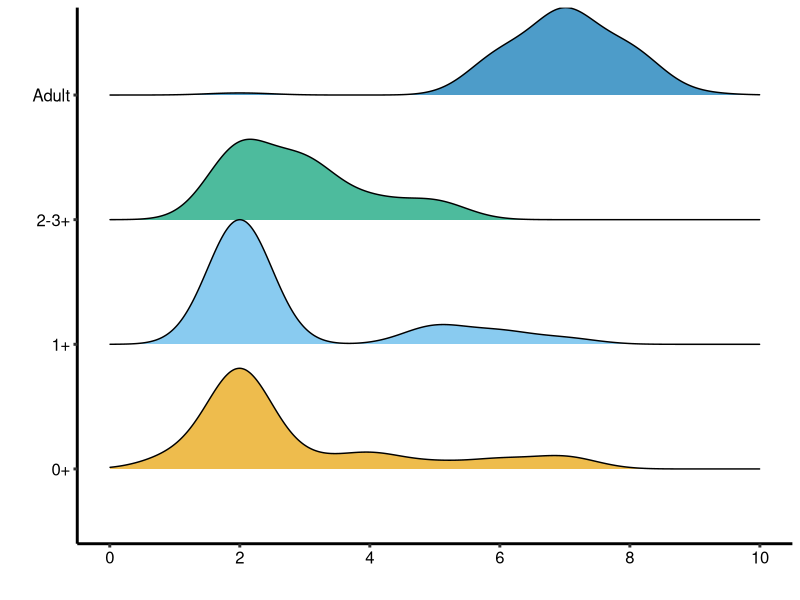
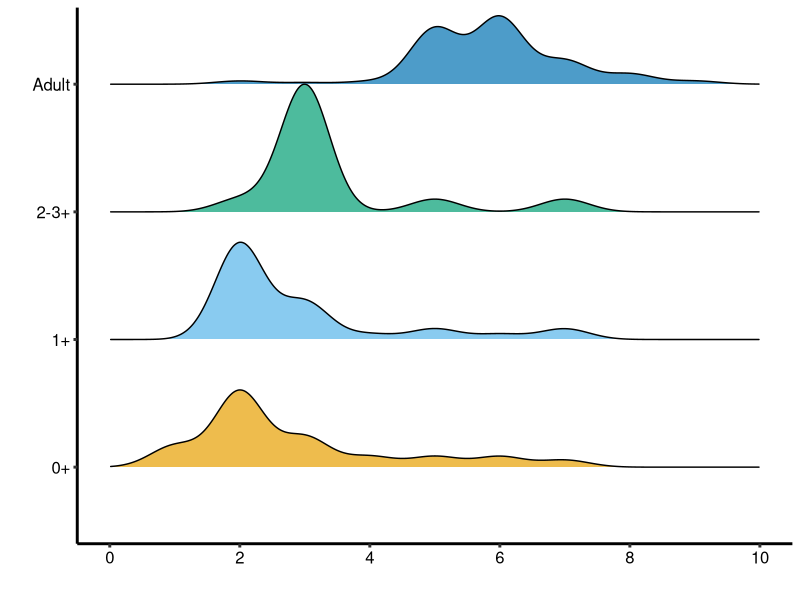
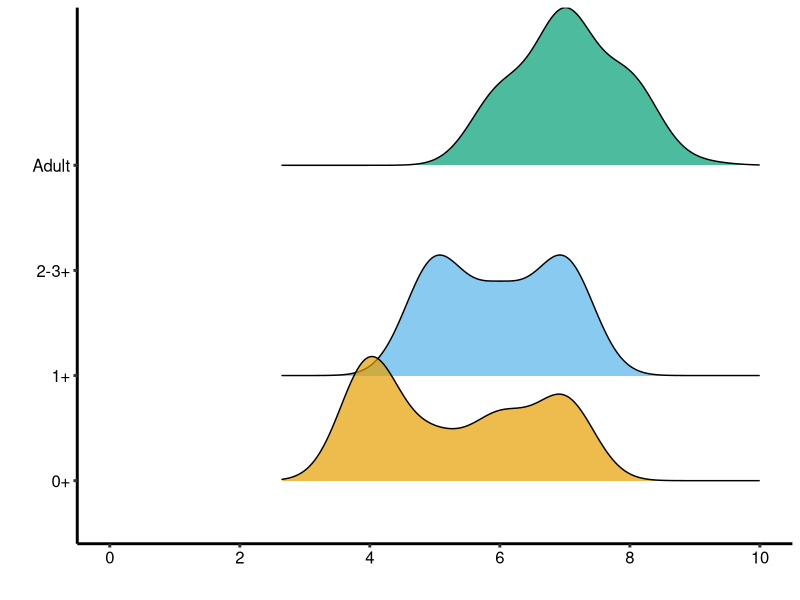
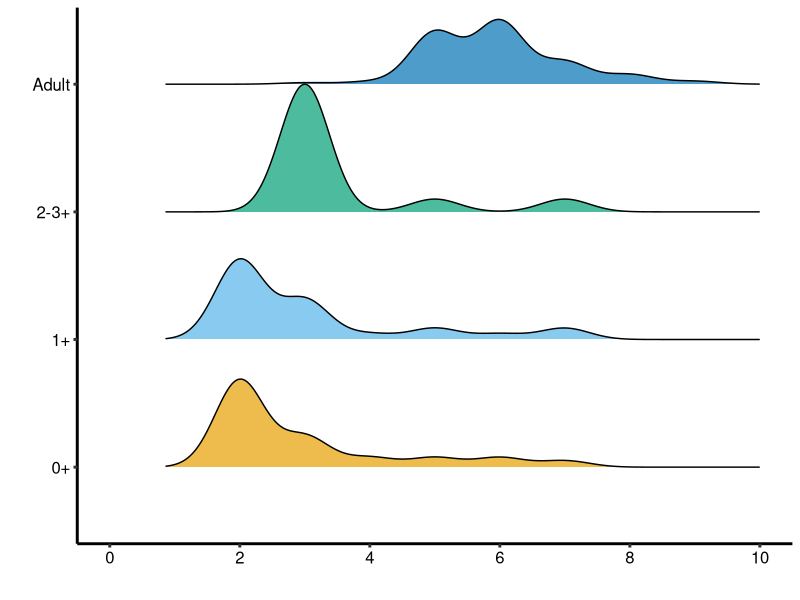
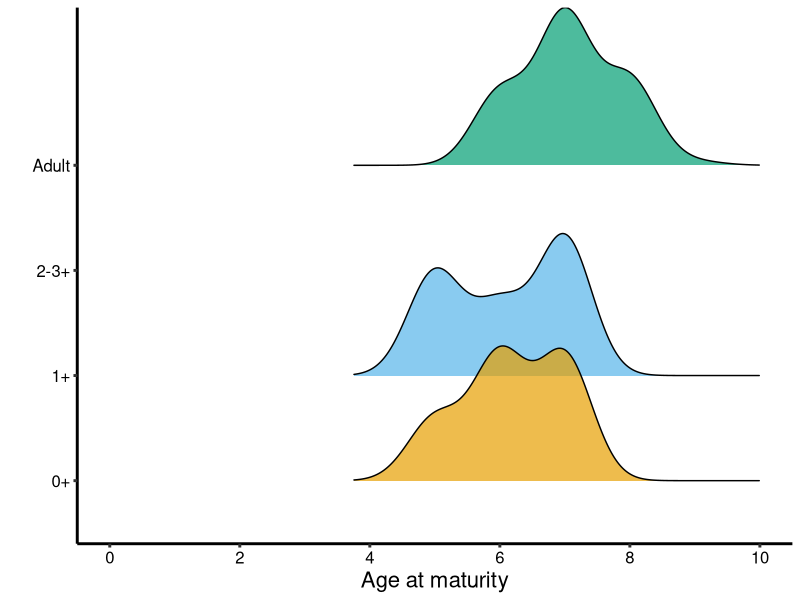
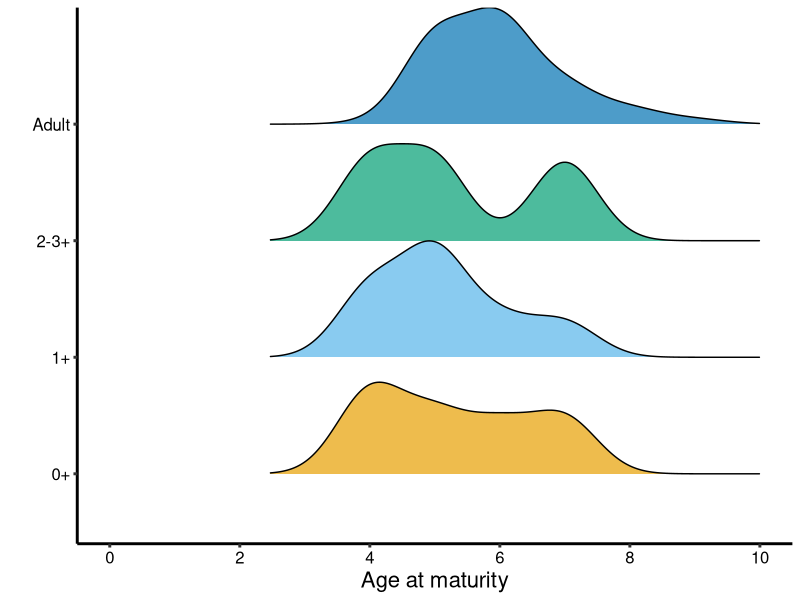
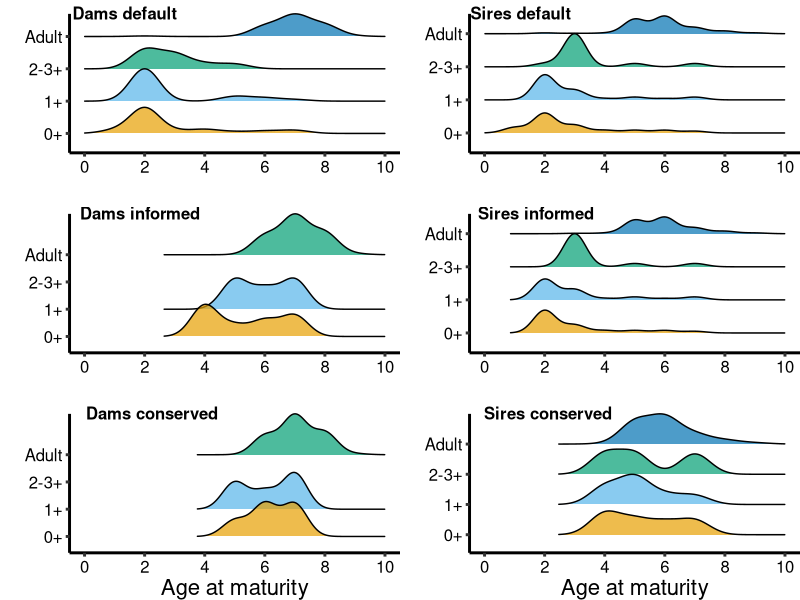

R code for these plots, in order: (Note: this script raises an error after producing the figures.)
#parentage dataset comparisons
#default = all age difference priors as estimated by sequoia
#informed = priors for age gap of 0 and 1 for males, and 0, 1, 2 and 3 for females set to 0
#conservative = all priors less than 0.1 set to zero, to exclude all of the most improbable relationships

####packages####
library (tidyverse)
library (ggridges)
library (cowplot)

####data####
Uts_cohort_SNP_default <- read.csv("Data/Uts_cohort_SNP_default_11.02.22.csv")
Uts_cohort_SNP_informed <- read.csv("Data/Uts_cohort_SNP_informed_11.02.22.csv")
Uts_cohort_SNP_conserved <- read.csv("Data/Uts_cohort_SNP_cons_11.02.22.csv")


#colorblind palette
cbPalette <- c("#E69F00", "#56B4E9", "#009E73", "#0072B2", "#D55E00", "#CC79A7","#999999", "#F0E442")

####count data
#how many unique sires and dams as parents? (default dataset)
Uts_cohort_SNP_default %>%
  select(ID, sex, type, n.offspring) %>%
  group_by(sex, type) %>%
  summarise(count = n_distinct(ID))

#how many unique sires and dams as parents? (informed dataset)
Uts_cohort_SNP_informed %>%
  select(ID, sex, type, n.offspring) %>%
  group_by(sex, type) %>%
  summarise(count = n_distinct(ID))

#how many unique sires and dams as parents? (conserved dataset)
Uts_cohort_SNP_conserved %>%
  select(ID, sex, type, n.offspring) %>%
  group_by(sex, type) %>%
  summarise(count = n_distinct(ID))

#how many offspring assigned to sires and dams? (default dataset)
Uts_cohort_SNP_default %>%
  select(ID, sex, type, n.offspring) %>%
  group_by(sex, type) %>%
  tally(n.offspring)

#how many offspring assigned to sires and dams? (informed dataset)
Uts_cohort_SNP_informed %>%
  select(ID, sex, type, n.offspring) %>%
  group_by(sex, type) %>%
  tally(n.offspring)

#how many offspring assigned to sires and dams? (conserved dataset)
Uts_cohort_SNP_conserved %>%
  select(ID, sex, type, n.offspring) %>%
  group_by(sex, type) %>%
  tally(n.offspring)

####ridgelineplot of age at maturity####
#Uts default 21.06.18
#calculate ageatmaturity
Uts_cohort_default <- Uts_cohort_SNP_default %>%
    mutate(ageatmaturity = firstcohort - birthyear.int) 

#select age at maturity for distinct dams
Uts_cohort_default_dams <- Uts_cohort_default %>%
  filter(sex == "dam") %>%
  distinct(ID, class.cor, ageatmaturity) 

#make ridgelineplot
Histo.default_dams <- ggplot(data=Uts_cohort_default_dams, aes(x=ageatmaturity, y=class.cor)) +
  geom_density_ridges(aes(fill = class.cor), scale = 1, alpha = 0.7) +
  scale_fill_manual(values = cbPalette) +
  labs(x="", y="", fill="") + 
  scale_x_continuous(limits = c(0,10), breaks = c(0, 2, 4, 6, 8, 10)) +
  theme(legend.position = "none") +
  theme(plot.title=element_text(size=24, hjust=-0.5)) +
  theme(axis.title.x = element_text(size=16)) +  theme(axis.text.x = element_text(size=12, color="black")) +
  theme(axis.title.y = element_text(size=16, vjust=1, angle = 90)) +  theme(axis.text.y = element_text(size=12, color="black")) +
  theme(axis.line = element_line(size = 1)) + theme(axis.ticks = element_line(size=1)) +
  theme(axis.line = element_line(colour = "black"),
        panel.grid.major = element_blank(),
        panel.grid.minor = element_blank(),
        panel.border = element_blank(),
        panel.background = element_blank()) 

#show historgram
Histo.default_dams

#select age at maturity for distinct males
Uts_cohort_default_sires <- Uts_cohort_default %>%
  filter(sex == "sire") %>%
  distinct(ID, class.cor, ageatmaturity) 

#make ridgelineplot
Histo.default_sires <- ggplot(data=Uts_cohort_default_sires, aes(x=ageatmaturity, y=class.cor)) +
  geom_density_ridges(aes(fill = class.cor), scale = 1, alpha = 0.7) +
  scale_fill_manual(values = cbPalette) +
  labs(x="", y="", fill="") + 
  scale_x_continuous(limits = c(0,10), breaks = c(0, 2, 4, 6, 8, 10)) +
  theme(legend.position = "none") +
  theme(plot.title=element_text(size=24, hjust=-0.5)) +
  theme(axis.title.x = element_text(size=16)) +  theme(axis.text.x = element_text(size=12, color="black")) +
  theme(axis.title.y = element_text(size=16, vjust=1, angle = 90)) +  theme(axis.text.y = element_text(size=12, color="black")) +
  theme(axis.line = element_line(size = 1)) + theme(axis.ticks = element_line(size=1)) +
  theme(axis.line = element_line(colour = "black"),
        panel.grid.major = element_blank(),
        panel.grid.minor = element_blank(),
        panel.border = element_blank(),
        panel.background = element_blank()) 

#show histogram
Histo.default_sires 

#Uts informed 21.06.18
#calculate ageatmaturity
Uts_cohort_informed2 <- Uts_cohort_SNP_informed %>%
  mutate(ageatmaturity = firstcohort - birthyear.int) 

#select age at maturity for distinct dams
Uts_cohort_informed2_dams <- Uts_cohort_informed2 %>%
  filter(sex == "dam") %>%
  distinct(ID, class.cor, ageatmaturity) 

#make ridgelineplot
Histo.informed2_dams <- ggplot(data=Uts_cohort_informed2_dams, aes(x=ageatmaturity, y=class.cor)) +
  geom_density_ridges(aes(fill = class.cor), scale = 1, alpha = 0.7) +
  scale_fill_manual(values = cbPalette) +
  labs(x="", y="", fill="") +
  scale_x_continuous(limits = c(0,10), breaks = c(0, 2, 4, 6, 8, 10)) +
  theme(legend.position = "none") +
  theme(plot.title=element_text(size=24, hjust=-0.5)) +
  theme(axis.title.x = element_text(size=16)) +  theme(axis.text.x = element_text(size=12, color="black")) +
  theme(axis.title.y = element_text(size=16, vjust=1, angle = 90)) +  theme(axis.text.y = element_text(size=12, color="black")) +
  theme(axis.line = element_line(size = 1)) + theme(axis.ticks = element_line(size=1)) +
  theme(axis.line = element_line(colour = "black"),
        panel.grid.major = element_blank(),
        panel.grid.minor = element_blank(),
        panel.border = element_blank(),
        panel.background = element_blank()) 

#show historgram
Histo.informed2_dams

#select age at maturity for distinct males
Uts_cohort_informed2_sires <- Uts_cohort_informed2 %>%
  filter(sex == "sire") %>%
  distinct(ID, class.cor, ageatmaturity) 

#make ridgelineplot
Histo.informed2_sires <- ggplot(data=Uts_cohort_informed2_sires, aes(x=ageatmaturity, y=class.cor)) +
  geom_density_ridges(aes(fill = class.cor), scale = 1, alpha = 0.7) +
  scale_fill_manual(values = cbPalette) +
  labs(x="", y="", fill="") + 
  scale_x_continuous(limits = c(0,10), breaks = c(0, 2, 4, 6, 8, 10)) +
  theme(legend.position = "none") +
  theme(plot.title=element_text(size=24, hjust=-0.5)) +
  theme(axis.title.x = element_text(size=16)) +  theme(axis.text.x = element_text(size=12, color="black")) +
  theme(axis.title.y = element_text(size=16, vjust=1, angle = 90)) +  theme(axis.text.y = element_text(size=12, color="black")) +
  theme(axis.line = element_line(size = 1)) + theme(axis.ticks = element_line(size=1)) +
  theme(axis.line = element_line(colour = "black"),
        panel.grid.major = element_blank(),
        panel.grid.minor = element_blank(),
        panel.border = element_blank(),
        panel.background = element_blank()) 

#show histogram
Histo.informed2_sires

#Uts conserved 21.06.18
#calculate ageatmaturity
Uts_cohort_conserved2 <- Uts_cohort_SNP_conserved %>%
  mutate(ageatmaturity = firstcohort - birthyear.int) 

#select age at maturity for distinct dams
Uts_cohort_conserved2_dams <- Uts_cohort_conserved2 %>%
  filter(sex == "dam") %>%
  distinct(ID, class.cor, ageatmaturity) 

#make ridgelineplot
Histo.conserved2_dams <- ggplot(data=Uts_cohort_conserved2_dams, aes(x=ageatmaturity, y=class.cor)) +
  geom_density_ridges(aes(fill = class.cor), scale = 1, alpha = 0.7) +
  scale_fill_manual(values = cbPalette) +
  labs(x="Age at maturity", y="", fill="") + 
  scale_x_continuous(limits = c(0,10), breaks = c(0, 2, 4, 6, 8, 10)) +
  theme(legend.position = "none") +
  theme(plot.title=element_text(size=24, hjust=-0.5)) +
  theme(axis.title.x = element_text(size=16)) +  theme(axis.text.x = element_text(size=12, color="black")) +
  theme(axis.title.y = element_text(size=16, vjust=1, angle = 90)) +  theme(axis.text.y = element_text(size=12, color="black")) +
  theme(axis.line = element_line(size = 1)) + theme(axis.ticks = element_line(size=1)) +
  theme(axis.line = element_line(colour = "black"),
        panel.grid.major = element_blank(),
        panel.grid.minor = element_blank(),
        panel.border = element_blank(),
        panel.background = element_blank()) 

#show histogram
Histo.conserved2_dams

#select age at maturity for distinct males
Uts_cohort_conserved2_sires <- Uts_cohort_conserved2 %>%
  filter(sex == "sire") %>%
  distinct(ID, class.cor, ageatmaturity) 

#make ridgelineplot
Histo.conserved2_sires <- ggplot(data=Uts_cohort_conserved2_sires, aes(x=ageatmaturity, y=class.cor)) +
  geom_density_ridges(aes(fill = class.cor), scale = 1, alpha = 0.7) +
  scale_fill_manual(values = cbPalette) +
  labs(x="Age at maturity", y="", fill="") + 
  scale_x_continuous(limits = c(0,10), breaks = c(0, 2, 4, 6, 8, 10)) +
  theme(legend.position = "none") +
  theme(plot.title=element_text(size=24, hjust=-0.5)) +
  theme(axis.title.x = element_text(size=16)) +  theme(axis.text.x = element_text(size=12, color="black")) +
  theme(axis.title.y = element_text(size=16, vjust=1, angle = 90)) +  theme(axis.text.y = element_text(size=12, color="black")) +
  theme(axis.line = element_line(size = 1)) + theme(axis.ticks = element_line(size=1)) +
  theme(axis.line = element_line(colour = "black"),
        panel.grid.major = element_blank(),
        panel.grid.minor = element_blank(),
        panel.border = element_blank(),
        panel.background = element_blank()) 

#show historgram
Histo.conserved2_sires

#make layout of age at maturity distribution graphs in 2 columns on a page (cowplot)
#theme_set(theme_cowplot())
fig_A <- Histo.default_dams + theme(plot.margin = unit(c(10, 0, 0, 0), units = "pt"))
fig_B <- Histo.informed2_dams + theme(plot.margin = unit(c(10, 0, 0, 0), units = "pt"))
fig_C <- Histo.conserved2_dams + theme(plot.margin = unit(c(10, 0, 0, 0), units = "pt"))
fig_D <- Histo.default_sires + theme(plot.margin = unit(c(10, 0, 0, 0), units = "pt"))
fig_E <- Histo.informed2_sires + theme(plot.margin = unit(c(10, 0, 0, 0), units = "pt"))
fig_F <- Histo.conserved2_sires + theme(plot.margin = unit(c(10, 0, 0, 0), units = "pt"))
Fig.ageatmaturity.dist<-plot_grid(fig_A, fig_D, fig_B, fig_E, fig_C, fig_F,
               label_y = 1.0,
               label_x = 0.05,
               labels = c('Dams default', 'Sires default', 'Dams informed', 'Sires informed', 'Dams conserved', 'Sires conserved'), label_size = 12, ncol = 2, align = "v")
#show plot
Fig.ageatmaturity.dist

#saveplot
save_plot("images/Figageatmaturity.dist2.png", Fig.ageatmaturity.dist, base_height = 11.7, base_width = 8.3)









